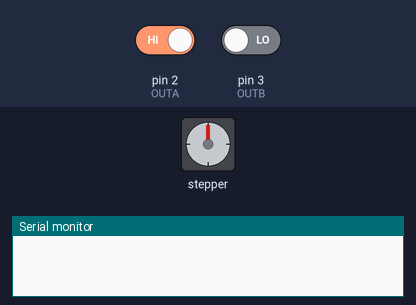
Bench run of a sketch on a simulated Arduino Uno, built with avr-gcc and run on an emulated ATmega328P. On the bench: stepper motor, the last lines printed to the serial monitor. The inputs (shaded band) are chosen by the test bench; at power-on: pin 2 (OUTA) HIGH, pin 3 (OUTB) LOW. Stepper angles assume 2048 steps per turn.

Above: at 1.2 s.
1.3 s: pin 2 (OUTA) driven LOW
At 2.1 s:
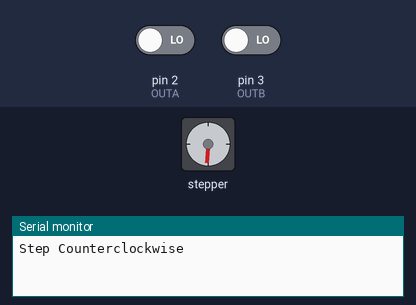
2.8 s: pin 2 (OUTA) driven HIGH
At 3.2 s:
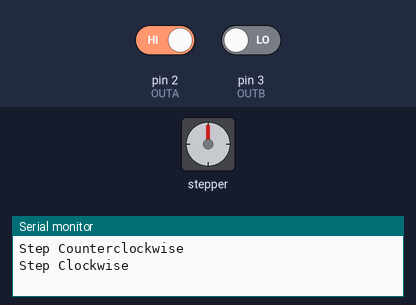
4.3 s: pin 2 (OUTA) driven LOW and pin 3 (OUTB) driven HIGH
At 5.5 s:
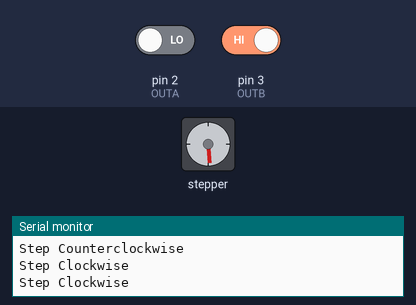
5.8 s: pin 2 (OUTA) driven HIGH and pin 3 (OUTB) driven LOW
At 6.7 s:
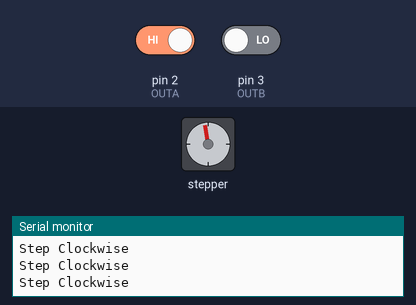
Timing chart, 0 to 8.3 s (numbered marks = the images above; inputs shaded):
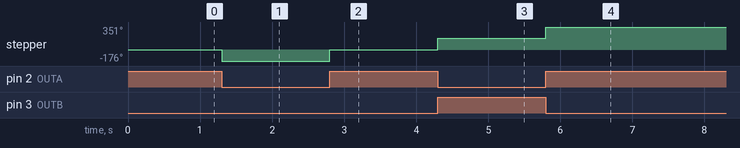

The sketch:

2024_08_22_StepperMotorControlWithEncoder.ino
```cpp
#include <Stepper.h>

#define STEPS_PER_REV 2048  // Number of steps per revolution for the stepper motor

#define IN1 8  // ULN2003 IN1 to Arduino pin 8
#define IN2 9  // ULN2003 IN2 to Arduino pin 9
#define IN3 10 // ULN2003 IN3 to Arduino pin 10
#define IN4 11 // ULN2003 IN4 to Arduino pin 11
#define OUTA 2 // Rotary Encoder OUTA pin
#define OUTB 3 // Rotary Encoder OUTB pin

Stepper stepperMotor(STEPS_PER_REV, IN1, IN2, IN3, IN4);

int lastStateOUTA;
int currentStateOUTA;

void setup() {
  pinMode(OUTA, INPUT);
  pinMode(OUTB, INPUT);

  lastStateOUTA = digitalRead(OUTA);

  Serial.begin(9600);
}

void loop() {
  currentStateOUTA = digitalRead(OUTA);

  // If the state of OUTA has changed, determine the direction
  if (currentStateOUTA != lastStateOUTA) {
    // Check the direction of rotation
    if (digitalRead(OUTB) != currentStateOUTA) {
      // Encoder is rotating clockwise
      stepperMotor.step(1000); // Move one step clockwise
      Serial.println("Step Clockwise");
    } else {
      // Encoder is rotating counterclockwise
      stepperMotor.step(-1000); // Move one step counterclockwise
      Serial.println("Step Counterclockwise");
    }
  }

  lastStateOUTA = currentStateOUTA; // Update the last state
}
```

Measured:
- after the input at 1.3 s, stepper: turns 176° counter-clockwise, starting at once
- after the input at 2.8 s, stepper: turns 176° clockwise, starting at once
- after the input at 4.3 s, stepper: turns 175° clockwise, starting at once
- after the input at 5.8 s, stepper: turns 176° clockwise, starting at once
